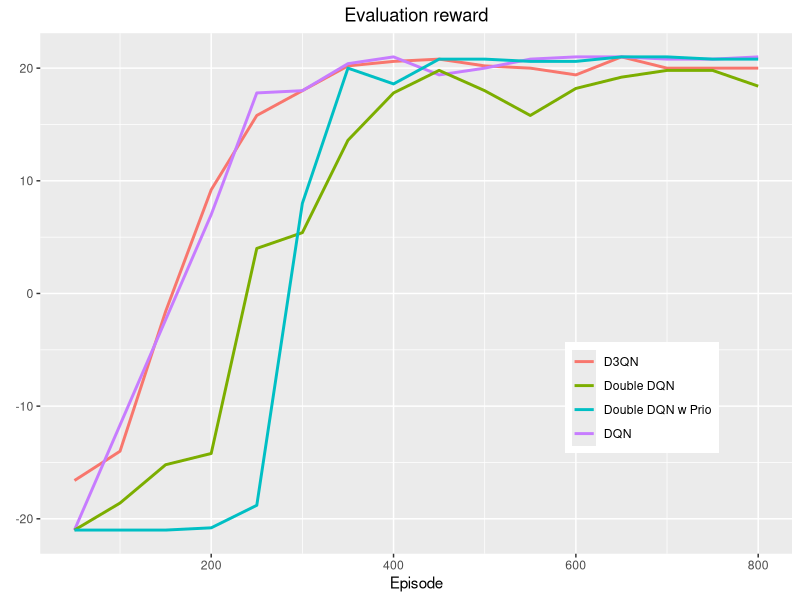
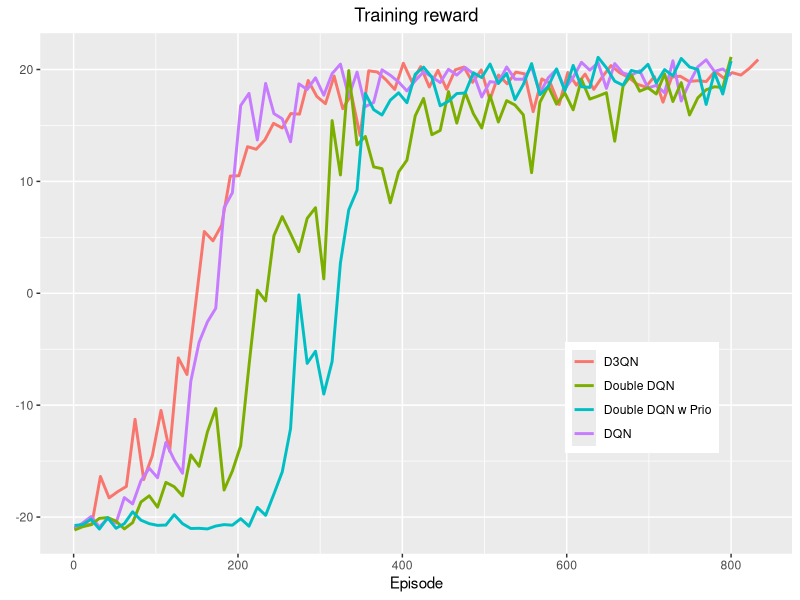
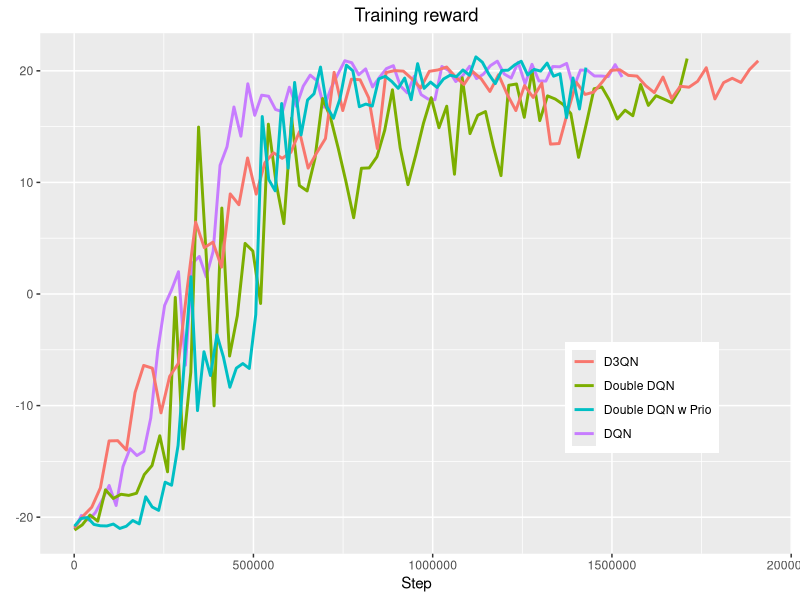

The R script that drew these images, in order:
## ---- chunk 1
eval_reward_D3QN = read.csv("Pong/DuelingDoubleDQNData/eval_reward.csv")
training_reward_D3QN = read.csv("Pong/DuelingDoubleDQNData/training_reward.csv")

eval_reward_DQN = read.csv("Pong/DQNData/eval_reward.csv")
training_reward_DQN = read.csv("Pong/DQNData/training_reward.csv")

eval_reward_DDQN = read.csv("Pong/DoubleDQNData/eval_reward.csv")
training_reward_DDQN = read.csv("Pong/DoubleDQNData/training_reward.csv")

eval_reward_DDQNPrio = read.csv("Pong/DoubleDQNPrioData/eval_reward.csv")
training_reward_DDQNPrio = read.csv("Pong/DoubleDQNPrioData/training_reward.csv")
library(tidyverse)
library(viridis)
## ---- chunk 2
ggplot() + geom_line(aes(eval_reward_D3QN$Step, eval_reward_D3QN$Value, colour = "D3QN"), size = 1) + 
          geom_line(aes(eval_reward_DQN$Step, eval_reward_DQN$Value, colour = "DQN"), size = 1) +
          geom_line(aes(eval_reward_DDQN$Step, eval_reward_DDQN$Value, colour = "Double DQN"), size = 1) +
          geom_line(aes(eval_reward_DDQNPrio$Step, eval_reward_DDQNPrio$Value, colour = "Double DQN w Prio"), size = 1) +
          labs(title = "Evaluation reward", y = element_blank(),  x = "Episode") + 
          theme(plot.title = element_text(hjust = 0.5), legend.title = element_blank(), legend.position = c(0.8,0.3))
## ---- chunk 3
ourColours = rainbow(3)
p <- ggplot() + geom_smooth(aes(training_reward_D3QN$Step, training_reward_D3QN$Value, colour = "D3QN"), span = 0.01, se = F) + 
                geom_smooth(aes(training_reward_DQN$Step, training_reward_DQN$Value, colour = "DQN"), span = 0.01, se = F) + 
                geom_smooth(aes(training_reward_DDQN$Step, training_reward_DDQN$Value, colour = "Double DQN"), span = 0.01, se = F) + 
                geom_smooth(aes(training_reward_DDQNPrio$Step, training_reward_DDQNPrio$Value, colour = "Double DQN w Prio"), span = 0.01, se = F) +
                labs(title="Training reward", x = "Episode", y = element_blank()) + 
                theme(plot.title = element_text(hjust = 0.5), legend.title=element_blank(),legend.position = c(0.8,0.3))
p
## ---- chunk 4
dqnlog <- read.csv("Pong/PonglogOG.csv")
ddqnlog <- read.csv("Pong/PonglogD.csv")
d3qnlog <- read.csv("Pong/PonglogDD.csv")
ddqnPriolog <- read.csv("Pong/PonglogDPrio.csv")

p <- ggplot() + geom_smooth(aes(dqnlog$stepsdone, dqnlog$cum_reward, colour = "DQN"), span = 0.01, se = F) +
                geom_smooth(aes(ddqnlog$stepsdone, ddqnlog$cum_reward, colour = "Double DQN"), span = 0.01, se = F) +
                geom_smooth(aes(d3qnlog$stepsdone, d3qnlog$cum_reward, colour = "D3QN"), span = 0.01, se = F) +
                geom_smooth(aes(ddqnPriolog$stepsdone, ddqnPriolog$cum_reward, colour = "Double DQN w Prio"), span = 0.01, se = F) +
                labs(title = "Training reward", x = "Step", y = element_blank())+
                theme(plot.title = element_text(hjust = 0.5), legend.title = element_blank(), legend.position = c(0.8,0.3))
p
  
